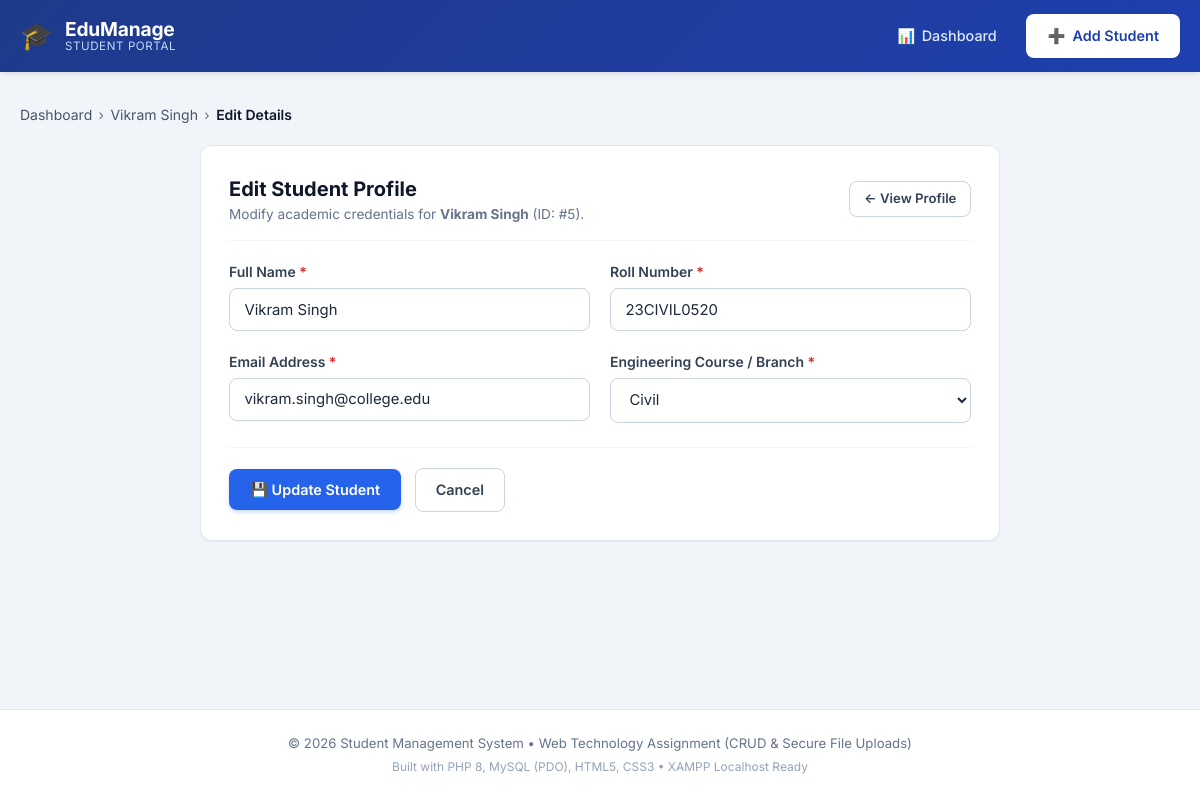
The app's page /Question2_StudentManagement/edit_student.php?id=5 with its own data.
### tables this page shows
CREATE TABLE IF NOT EXISTS `students` (
  `id` INT AUTO_INCREMENT PRIMARY KEY,
  `name` VARCHAR(100) NOT NULL,
  `roll_number` VARCHAR(50) NOT NULL UNIQUE,
  `email` VARCHAR(150) NOT NULL,
  `course` VARCHAR(100) NOT NULL,
  `created_at` TIMESTAMP DEFAULT CURRENT_TIMESTAMP,
  INDEX `idx_students_roll` (`roll_number`),
  INDEX `idx_students_course` (`course`)
);

### Question2_StudentManagement/db.php (called while the page is built, shortened)
    <?php
function e(?string $string): string {
    return htmlspecialchars($string ?? '', ENT_QUOTES, 'UTF-8');
}

### Question2_StudentManagement/edit_student.php (the view, shortened to what this page needs)
<?php
require_once __DIR__ . '/db.php';
$id = filter_input(INPUT_GET, 'id', FILTER_VALIDATE_INT);
try {
    $stmtFetch = $pdo->prepare("SELECT * FROM students WHERE id = :id LIMIT 1");
    $stmtFetch->execute([':id' => $id]);
    $student = $stmtFetch->fetch();
} catch (PDOException $e) {
    setFlash('error', 'Database error: ' . $e->getMessage());
    header('Location: index.php');
    exit();
}
$errors = [];
$name = $student['name'];
$rollNumber = $student['roll_number'];
$email = $student['email'];
$course = $student['course'];
require_once __DIR__ . '/header.php';
?>
<div class="breadcrumb-nav">
    <a href="index.php">Dashboard</a> &rsaquo;
    <a href="view_student.php?id=<?php echo e($student['id']); ?>"><?php echo e($student['name']); ?></a> &rsaquo;
    <span>Edit Details</span>
</div>
<div class="form-container">
    <div class="card form-card">
        <div class="card-header-bar">
            <div class="header-titles">
                <h2 class="section-title">Edit Student Profile</h2>
                <p class="section-subtitle">Modify academic credentials for <strong><?php echo e($student['name']); ?></strong> (ID: #<?php echo e($student['id']); ?>).</p>
            </div>
            <div class="header-tools">
                <a href="view_student.php?id=<?php echo e($student['id']); ?>" class="btn btn-secondary btn-sm">
                    &larr; View Profile
                </a>
            </div>
        </div>
        <form method="POST" action="edit_student.php?id=<?php echo e($student['id']); ?>" class="app-form" novalidate>
            <div class="form-row">
                <div class="form-group <?php echo isset($errors['name']) ? 'has-error' : ''; ?>">
                    <label for="name" class="form-label">
                        Full Name <span class="required-star">*</span>
                    </label>
                    <input
                        type="text"
                        id="name"
                        name="name"
                        class="form-control"
                        value="<?php echo e($name); ?>"
                        required
                    >
                </div>
                <div class="form-group <?php echo isset($errors['roll_number']) ? 'has-error' : ''; ?>">
                    <label for="roll_number" class="form-label">
                        Roll Number <span class="required-star">*</span>
                    </label>
                    <input
                        type="text"
                        id="roll_number"
                        name="roll_number"
                        class="form-control"
                        value="<?php echo e($rollNumber); ?>"
                        required
                    >
                </div>
            </div>
            <div class="form-row">
                <div class="form-group <?php echo isset($errors['email']) ? 'has-error' : ''; ?>">
                    <label for="email" class="form-label">
                        Email Address <span class="required-star">*</span>
                    </label>
                    <input
                        type="email"
                        id="email"
                        name="email"
                        class="form-control"
                        value="<?php echo e($email); ?>"
                        required
                    >
                </div>
                <div class="form-group <?php echo isset($errors['course']) ? 'has-error' : ''; ?>">
                    <label for="course" class="form-label">
                        Engineering Course / Branch <span class="required-star">*</span>
                    </label>
                    <select id="course" name="course" class="form-control form-select" required>
                        <?php foreach (ALLOWED_COURSES as $c): ?>
                            <option value="<?php echo e($c); ?>" <?php echo ($course === $c) ? 'selected' : ''; ?>>
                                <?php echo e($c); ?>
                            </option>
                        <?php endforeach; ?>
                    </select>
                </div>
            </div>
            <div class="form-actions-bar">
                <button type="submit" class="btn btn-primary">
                    <span>💾 Update Student</span>
                </button>
                <a href="view_student.php?id=<?php echo e($student['id']); ?>" class="btn btn-secondary">
                    Cancel
                </a>
            </div>
        </form>
    </div>
</div>
<?php require_once __DIR__ . '/footer.php'; ?>

### Question2_StudentManagement/style.css (style rules this page uses)
:root { --color-primary-50: #eff6ff; --color-primary-100: #dbeafe; --color-primary-200: #bfdbfe; --color-primary-300: #93c5fd; --color-primary-500: #3b82f6; --color-primary-600: #2563eb; --color-primary-700: #1d4ed8; --color-primary-800: #1e40af; --color-primary-900: #1e3a8a; --color-slate-50: #f8fafc; --color-slate-100: #f1f5f9; --color-slate-200: #e2e8f0; --color-slate-300: #cbd5e1; --color-slate-400: #94a3b8; --color-slate-500: #64748b; --color-slate-600: #475569; --color-slate-700: #334155; --color-slate-800: #1e293b; --color-slate-900: #0f172a; --color-white: #ffffff; --color-success-50: #f0fdf4; --color-success-100: #dcfce7; --color-success-600: #16a34a; --color-success-700: #15803d; --color-error-50: #fef2f2; --color-error-100: #fee2e2; --color-error-600: #dc2626; --color-error-700: #b91c1c; --color-warning-50: #fffbeb; --color-warning-600: #d97706; --font-family-base: 'Inter', -apple-system, BlinkMacSystemFont, 'Segoe UI', Roboto, sans-serif; --shadow-sm: 0 1px 2px 0 rgba(15, 23, 42, 0.05); --shadow-md: 0 4px 6px -1px rgba(15, 23, 42, 0.07), 0 2px 4px -2px rgba(15, 23, 42, 0.05); --shadow-lg: 0 10px 15px -3px rgba(15, 23, 42, 0.08), 0 4px 6px -4px rgba(15, 23, 42, 0.04); --shadow-xl: 0 20px 25px -5px rgba(15, 23, 42, 0.1), 0 8px 10px -6px rgba(15, 23, 42, 0.04); --shadow-focus: 0 0 0 3px rgba(37, 99, 235, 0.22); --radius-sm: 6px; --radius-md: 8px; --radius-lg: 12px; --radius-xl: 18px; --radius-full: 9999px; --transition-fast: 0.15s ease-in-out; --transition-normal: 0.25s ease-in-out; }
*, *::before, *::after { box-sizing: border-box; margin: 0; padding: 0; }
html { font-size: 16px; scroll-behavior: smooth; }
body { font-family: var(--font-family-base); font-size: 0.9375rem; line-height: 1.5; color: var(--color-slate-800); background-color: #f1f5f9; min-height: 100vh; display: flex; flex-direction: column; }
a { color: var(--color-primary-600); text-decoration: none; transition: color var(--transition-fast); }
.breadcrumb-nav { margin-bottom: 1.25rem; font-size: 0.875rem; color: var(--color-slate-500); display: flex; align-items: center; gap: 0.4rem; }
.breadcrumb-nav a { color: var(--color-slate-600); }
.breadcrumb-nav span { color: var(--color-slate-900); font-weight: 600; }
.card { background-color: var(--color-white); border-radius: var(--radius-lg); border: 1px solid var(--color-slate-200); box-shadow: var(--shadow-sm); padding: 1.75rem; margin-bottom: 1.75rem; }
.card-header-bar { display: flex; align-items: center; justify-content: space-between; gap: 1rem; border-bottom: 1px solid var(--color-slate-100); padding-bottom: 1rem; margin-bottom: 1.25rem; flex-wrap: wrap; }
.section-title { font-size: 1.25rem; font-weight: 700; color: var(--color-slate-900); }
.section-subtitle { font-size: 0.85rem; color: var(--color-slate-500); }
.form-container { max-width: 800px; margin: 0 auto; }
.form-row { display: grid; grid-template-columns: 1fr; gap: 1.25rem; margin-bottom: 1.25rem; }
@media (min-width: 640px) { .form-row { grid-template-columns: 1fr 1fr; } }
.form-group { display: flex; flex-direction: column; }
.form-label { font-size: 0.875rem; font-weight: 600; color: var(--color-slate-700); margin-bottom: 0.4rem; }
.required-star { color: var(--color-error-600); }
.form-control { width: 100%; padding: 0.7rem 0.9rem; font-family: inherit; font-size: 0.93rem; color: var(--color-slate-800); background-color: var(--color-white); border: 1.5px solid var(--color-slate-300); border-radius: var(--radius-md); transition: all var(--transition-fast); }
.form-actions-bar { display: flex; align-items: center; gap: 0.85rem; border-top: 1px solid var(--color-slate-100); padding-top: 1.25rem; margin-top: 1.5rem; }
.btn { display: inline-flex; align-items: center; justify-content: center; gap: 0.45rem; font-family: inherit; font-size: 0.9rem; font-weight: 600; padding: 0.65rem 1.25rem; border-radius: var(--radius-md); border: 1px solid transparent; cursor: pointer; transition: all var(--transition-fast); text-decoration: none; }
.btn-sm { padding: 0.45rem 0.85rem; font-size: 0.825rem; }
.btn-primary { background-color: var(--color-primary-600); color: var(--color-white); box-shadow: 0 2px 4px rgba(37, 99, 235, 0.25); }
.btn-secondary { background-color: var(--color-white); border-color: var(--color-slate-300); color: var(--color-slate-700); }

### records on screen
students: name "Vikram Singh", id "5", roll_number "23CIVIL0520", email "vikram.singh@college.edu"

### other values on screen
form field course "Civil"
